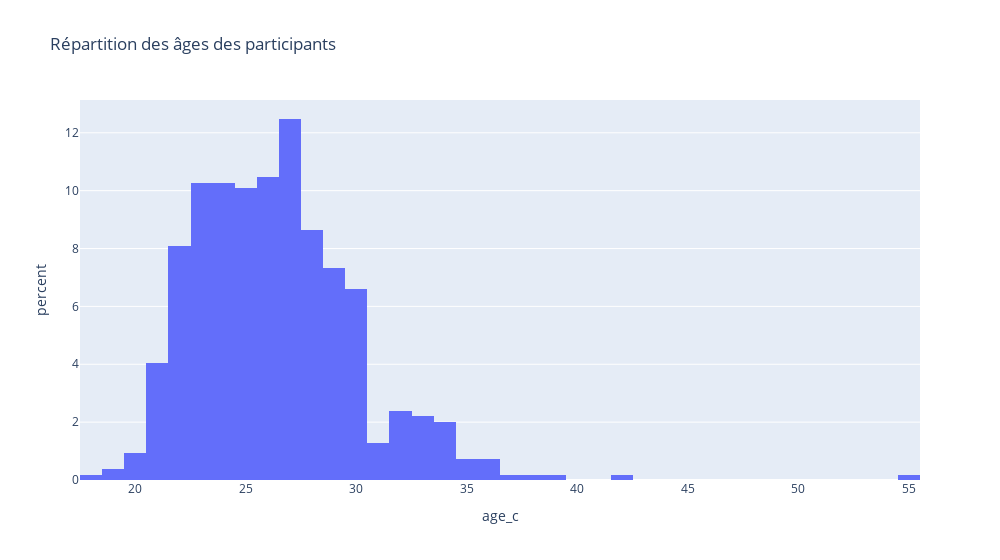

Write notebook code for a chart like this one.
### Markdown cell above
Nous avons ici une répartition de quasiment 50/50 hommes/femmes. Le léger décalage (de 5 femmes en moins) est lié au data cleaning et à la suppression de quelques lignes avec trop de données manquantes.

### Code cell
px.histogram(df.drop_duplicates('id_c')['age_c'], 
             x = 'age_c', 
             title = 'Répartition des âges des participants', 
             histnorm = 'percent',
             width = 1000)

### Figure 1 — Plotly figure (JSON) as saved in the notebook; plotly's stock layout.template omitted (floating-point values rounded to 4 significant figures; data arrays with more than 128 entries replaced by an {"elided": "..."} marker saying what was removed)
{"data": [{"alignmentgroup": "True", "bingroup": "x", "histnorm": "percent", "hovertemplate": "age_c=%{x}<br>percent=%{y}<extra></extra>", "legendgroup": "", "marker": {"color": "#636efa", "pattern": {"shape": ""}}, "name": "", "offsetgroup": "", "orientation": "v", "showlegend": false, "type": "histogram", "x": {"elided": "545 float values"}, "xaxis": "x", "yaxis": "y"}], "layout": {"barmode": "relative", "legend": {"tracegroupgap": 0}, "title": {"text": "Répartition des âges des participants"}, "width": 1000, "xaxis": {"anchor": "y", "domain": [0, 1], "title": {"text": "age_c"}}, "yaxis": {"anchor": "x", "domain": [0, 1], "title": {"text": "percent"}}}}
